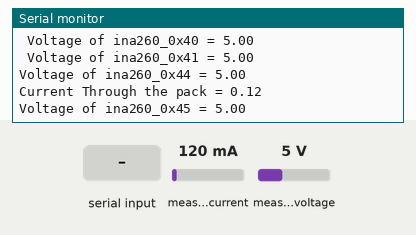
Simulated run of this sketch. Board: STM32 Blue Pill. On the bench: the last lines printed to the serial monitor. Inputs (shaded band) come from the test bench; at power-on: measured current 120 mA, measured voltage 5 V.

Above: at 1.3 s.
1.4 s: "1" received over the second serial link
3.0 s: measured current set to 40 mA
At 3.31 s:
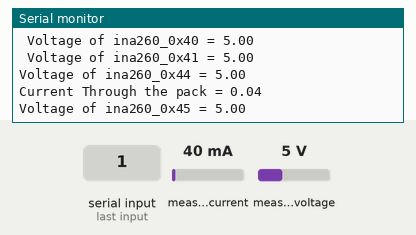
4.5 s: measured voltage set to 0.3 V
At 4.81 s:
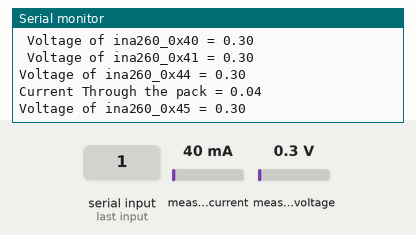
6.0 s: "0" received over the second serial link
7.5 s: measured current set to 500 mA
At 7.81 s:
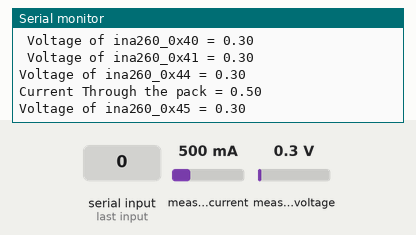
Timing chart, 0 to 10.0 s (numbered marks = the images above; inputs shaded):
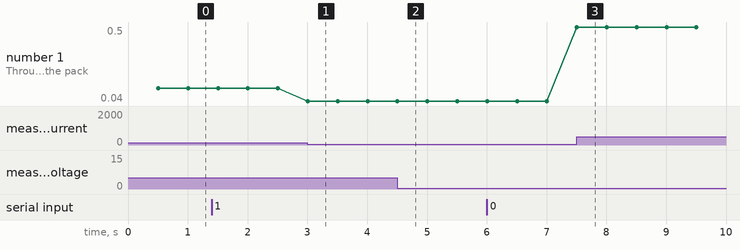

The sketch:

STM32_BMS_Team6_v3.ino
```cpp
#include <Wire.h>
#include <Adafruit_INA260.h>
#include <HardwareSerial.h>
#include <STM32TimerInterrupt.h>

//need to update the code to update global variable and then use an interrupt to check those global variables so that we know when to start cell balancing

// Define Serial2 on PA2 (TX2) and PA3 (RX2)
HardwareSerial Serial2(PA3, PA2);  // RX, TX

// Create instances for each INA260 sensor
Adafruit_INA260 ina260_0x40;
Adafruit_INA260 ina260_0x41;
Adafruit_INA260 ina260_0x44;
Adafruit_INA260 ina260_0x45;

// Volatile flag set by the timer ISR to indicate that it is time to check Serial2
volatile bool serialCheckFlag = false;
volatile bool readINA_1_Flag = false;
volatile bool INA260_0x40_Flag = false;
volatile bool INA260_0x41_Flag = false;
volatile bool INA260_0x44_Flag = false;
volatile bool INA260_0x45_Flag = false;

//Global Variable
float PACK_CURRENT;
float INA_0x40_VOLTAGE = 0.0;
float INA_0x41_VOLTAGE = 0.0;
float INA_0x44_VOLTAGE = 0.0;
float INA_0x45_VOLTAGE = 0.0;

// Create a timer instance using TIM2 (adjust if needed)
STM32Timer ITimer2(TIM2);

// Timer interrupt service routine (ISR)
void onTimerISR() {
  serialCheckFlag = true;
  INA260_0x40_Flag = true;
  INA260_0x41_Flag = true;
  INA260_0x44_Flag = true;
  INA260_0x45_Flag = true;
}


void setup() {
  // Initialize USB Serial for debugging
  Serial.begin(9600);
  while (!Serial) {
    delay(10); // Wait for Serial Monitor to connect
  }

  // Initialize Serial2 for UART communication
  Serial2.begin(9600);
  if (!ina260_0x40.begin(0x40)) {
    Serial.println("Couldn't find INA260 at 0x40");
    while (1);
  }
  if (!ina260_0x41.begin(0x41)) {
    Serial.println("Couldn't find INA260 at 0x41");
    while (1);
  }
  if (!ina260_0x44.begin(0x44)) {
    Serial.println("Couldn't find INA260 at 0x44");
    while (1);
  }
  if (!ina260_0x45.begin(0x45)) {
    Serial.println("Couldn't find INA260 at 0x45");
    while (1);
  }

  // Start the timer interrupt to trigger every 500,000 microseconds (500 ms)
  if (ITimer2.attachInterruptInterval(500000, onTimerISR)) {
    Serial.println("Timer2 started, checking Serial2 every 500 ms");
  } else {
    Serial.println("Failed to start Timer2");
  }
}


void loop() {
  // If the timer ISR has set the flag, process the Serial2 data
  if (serialCheckFlag) {
    serialCheckFlag = false; // Clear the flag
    readSerial2Data();         // Call the function to read and print Serial2 data
  }

  if (INA260_0x40_Flag) {
    INA260_0x40_Flag = false;  // Clear the flag
    //Serial.println("Timer ISR triggered, reading sensor...");
    read_INA260_0x40_values();
  }

  if (INA260_0x41_Flag) {
    INA260_0x41_Flag = false;  // Clear the flag
    //Serial.println("Timer ISR triggered, reading sensor...");
    read_INA260_0x41_values();
  }

  if (INA260_0x44_Flag) {
    INA260_0x44_Flag = false;  // Clear the flag
    //Serial.println("Timer ISR triggered, reading sensor...");
    read_INA260_0x44_values();
  }
  if (INA260_0x45_Flag) {
    INA260_0x45_Flag = false;  // Clear the flag
    //Serial.println("Timer ISR triggered, reading sensor...");
    read_INA260_0x45_values();
  }
}


// Function to read and print data from Serial2
void readSerial2Data() {
  while (Serial2.available() > 0) {
    uint8_t receivedByte = Serial2.read();
    Serial.print("Byte Received: ");
    Serial.println(receivedByte, HEX);
  }
}

void read_INA260_0x40_values() {
  //float current_mA = ina260_0x40.readCurrent();     // Current in mA
  //float voltage_V  = ina260_0x40.readBusVoltage();    // Voltage in V
  //float power_mW   = ina260_0x40.readPower();         // Power in mW
  INA_0x40_VOLTAGE = ina260_0x40.readBusVoltage()/1000.00;
  Serial.print("\n Voltage of ina260_0x40 = ");
  Serial.println(INA_0x40_VOLTAGE);


}

void read_INA260_0x41_values() {
  //float current_mA = ina260_0x41.readCurrent();     // Current in mA
  //float voltage_V  = ina260_0x41.readBusVoltage();    // Voltage in V
  //float power_mW   = ina260_0x41.readPower();         // Power in mW
  INA_0x41_VOLTAGE = ina260_0x41.readBusVoltage()/1000.00;
  Serial.print("\n Voltage of ina260_0x41 = ");
  Serial.println(INA_0x41_VOLTAGE);

}

void read_INA260_0x44_values() {
  //float current_mA = ina260_0x44.readCurrent();     // Current in mA
  //float voltage_V  = ina260_0x44.readBusVoltage();    // Voltage in V
  //float power_mW   = ina260_0x44.readPower();         // Power in mW
  INA_0x44_VOLTAGE = ina260_0x44.readBusVoltage()/1000.00;
  Serial.print("Voltage of ina260_0x44 = ");
  Serial.println(INA_0x44_VOLTAGE);
}

void read_INA260_0x45_values() {
  //this function is used measure current flowing into the pack
  //This will constantly update the global float
  PACK_CURRENT = (ina260_0x45.readCurrent())/1000.00; //read current in A
  Serial.print("Current Through the pack = ");
  Serial.println(PACK_CURRENT);
  INA_0x45_VOLTAGE = ina260_0x45.readBusVoltage()/1000.00;
  Serial.print("Voltage of ina260_0x45 = ");
  Serial.println(INA_0x45_VOLTAGE);

}
```

Measured:
- after the input at 3.0 s, the serial monitor: prints a new line at once (image 1)
- after the input at 4.5 s, the serial monitor: prints a new line at once (image 2)
- after the input at 7.5 s, the serial monitor: prints a new line at once (image 3)
- plotted number 1: 0.12 → 0.04 after the input at 3.0 s, 0.04 → 0.5 after the input at 7.5 s
